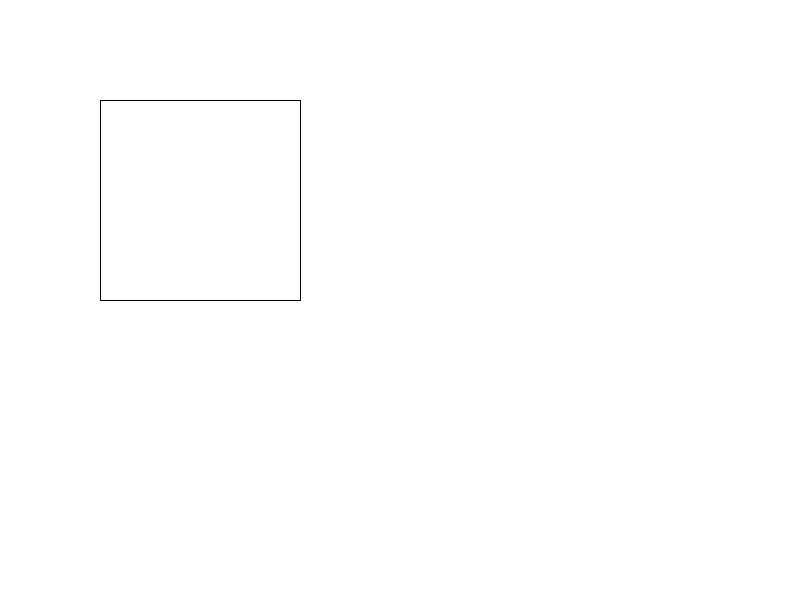
Frame 1 (no input)
Frame 2 (the mouse pressed at the canvas centre, redrawn once): identical to frame 1, image omitted

The Processing sketch that drew this single still picture (run headless with seeded random() and noise(); the mouse was pressed at the canvas centre and the sketch redrawn once):

// Processing sketch: built_in_functions
// ── built_in_functions.pde
void setup() {
  size(800, 600);
  background(255);
  noLoop();
}

void draw() {
  rect(100, 100, 200, 200);
}
